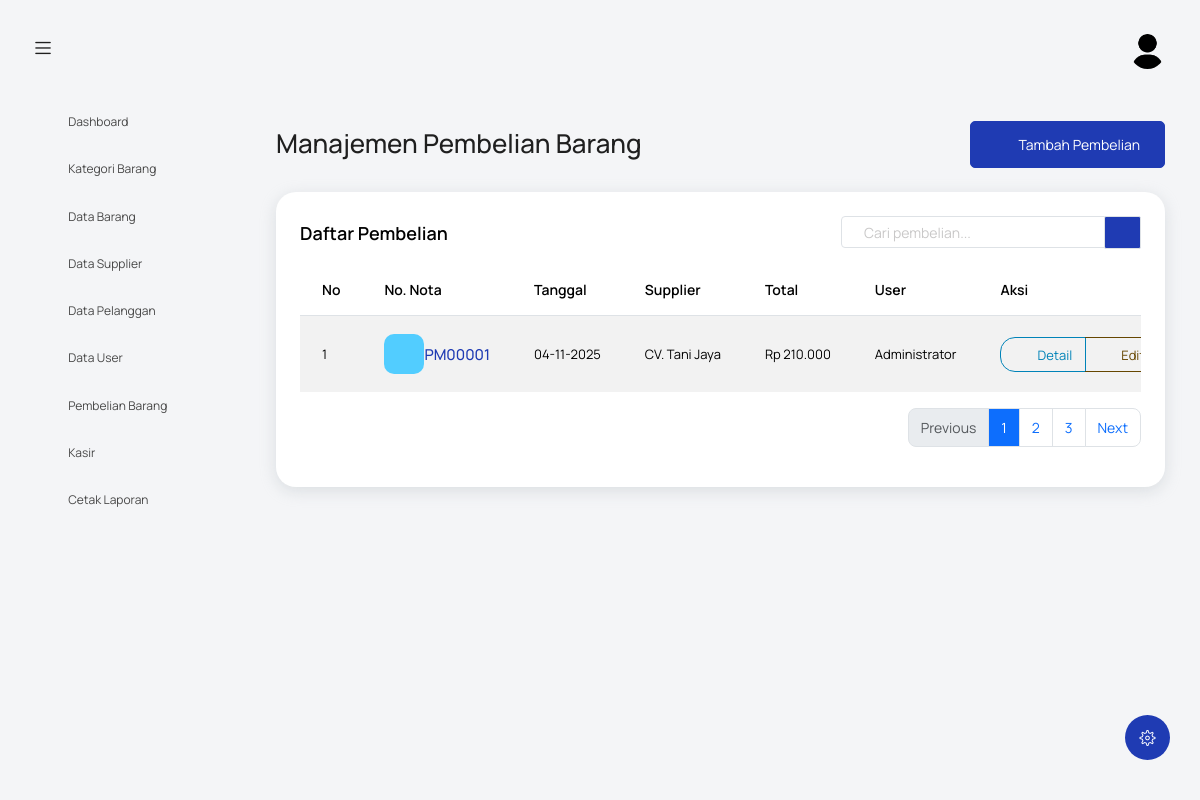
Screenshot of /index.php?controller=pembelianBarang&action=index (signed in) with the database file from the repository.
### tables this page shows
CREATE TABLE `pembelian` (
  `id_pembelian` int NOT NULL,
  `no_nota` varchar(50) DEFAULT NULL,
  `tanggal` date DEFAULT (curdate()),
  `id_supplier` int DEFAULT NULL,
  `total` decimal(15,2) DEFAULT '0.00',
  `id_user` int DEFAULT NULL
);

CREATE TABLE `supplier` (
  `id_supplier` int NOT NULL,
  `nama_supplier` varchar(150) DEFAULT NULL,
  `alamat` text,
  `no_hp` varchar(20) DEFAULT NULL
);

CREATE TABLE `users` (
  `id_user` int NOT NULL,
  `username` varchar(50) NOT NULL,
  `password` varchar(255) NOT NULL,
  `nama_lengkap` varchar(100) DEFAULT NULL,
  `role` enum('admin','kasir','owner') DEFAULT 'kasir',
  `created_at` timestamp NULL DEFAULT CURRENT_TIMESTAMP
);

### controllers/PembelianBarangController.php (called while the page is built, shortened)
<?php
require_once 'models/PembelianBarangModel.php';
class PembelianBarangController {
    private $model;
    public function __construct() {
        $this->model = new PembelianBarangModel();
    }
    public function index() {
        $pembelian = $this->model->getAll();
        include 'views/pembelian-barang/index.php';
    }
}
?>

### models/PembelianBarangModel.php (called while the page is built, shortened)
<?php
require_once 'config/koneksi.php';
class PembelianBarangModel {
    private $conn;
    private $table_pembelian = 'pembelian';
    private $table_supplier = 'supplier';
    public function __construct() {
        $database = new Database();
        $this->conn = $database->getConnection();
    }
    public function getAll() {
        $query = "SELECT p.*, s.nama_supplier, u.nama_lengkap as nama_user
                  FROM " . $this->table_pembelian . " p
                  LEFT JOIN " . $this->table_supplier . " s ON p.id_supplier = s.id_supplier
                  LEFT JOIN users u ON p.id_user = u.id_user
                  ORDER BY p.tanggal DESC, p.no_nota DESC";
        $stmt = $this->conn->prepare($query);
        $stmt->execute();
        return $stmt->fetchAll(PDO::FETCH_ASSOC);
    }
}
?>

### config/koneksi.php (called while the page is built, shortened)
<?php
class Database {
    private $host = "localhost";
    private $username = "root";
    private $password = "";
    private $database = "agro_tani";
    public function getConnection() {
        $this->conn = null;
        try {
            $this->conn = new PDO("mysql:host=" . $this->host . ";dbname=" . $this->database, $this->username, $this->password);
            $this->conn->exec("set names utf8");
            $this->conn->setAttribute(PDO::ATTR_ERRMODE, PDO::ERRMODE_EXCEPTION);
            $this->conn->setAttribute(PDO::ATTR_DEFAULT_FETCH_MODE, PDO::FETCH_ASSOC);
        } catch(PDOException $exception) {
            error_log("Database connection error: " . $exception->getMessage());
            echo "Koneksi database gagal: " . $exception->getMessage();
        }
        return $this->conn;
    }
}
?>

### views/pembelian-barang/index.php (the view, shortened to what this page needs)
<?php include('template/header.php'); ?>
<body>
  <div class="container-scroller">
    <?php include 'template/navbar.php'; ?>
    <div class="container-fluid page-body-wrapper">
      <?php include 'template/setting_panel.php'; ?>
      <?php include 'template/sidebar.php'; ?>
      <div class="main-panel">
        <div class="content-wrapper">
          <div class="row">
            <div class="col-sm-12">
              <div class="d-flex justify-content-between align-items-center mb-4">
                <div>
                  <h2 class="mb-1">Manajemen Pembelian Barang</h2>
                </div>
                <?php if ($_SESSION['role'] === 'admin' || $_SESSION['role'] === 'kasir'): ?>
                  <a href="index.php?controller=pembelianBarang&action=tambah" class="btn btn-primary btn-icon-text">
                    <i class="mdi mdi-plus btn-icon-prepend"></i> Tambah Pembelian
                  </a>
                <?php endif; ?>
              </div>
            </div>
          </div>
          <div class="row">
            <div class="col-12">
              <div class="card">
                <div class="card-body">
                  <div class="d-flex justify-content-between align-items-center mb-3">
                    <h4 class="card-title mb-0">Daftar Pembelian</h4>
                    <div class="d-flex">
                      <div class="input-group" style="width: 300px;">
                        <input type="text" class="form-control" placeholder="Cari pembelian...">
                        <div class="input-group-append">
                          <span class="input-group-text bg-primary text-white"><i class="mdi mdi-magnify"></i></span>
                        </div>
                      </div>
                    </div>
                  </div>
                  <div class="table-responsive mt-3">
                    <table class="table table-hover table-striped">
                      <thead class="thead-light">
                        <tr>
                          <th width="5%">No</th>
                          <th>No. Nota</th>
                          <th>Tanggal</th>
                          <th>Supplier</th>
                          <th>Total</th>
                          <th>User</th>
                          <th width="20%">Aksi</th>
                        </tr>
                      </thead>
                      <tbody>
                        <?php if (!empty($pembelian)): ?>
                          <?php $no = 1; foreach ($pembelian as $item): ?>
                            <tr>
                              <td><?php echo $no++; ?></td>
                              <td>
                                <div class="d-flex align-items-center">
                                  <div class="mr-2">
                                    <div class="icon-rounded bg-info text-white d-flex align-items-center justify-content-center" style="width: 40px; height: 40px; border-radius: 10px;">
                                      <i class="mdi mdi-receipt"></i>
                                    </div>
                                  </div>
                                  <div>
                                    <h6 class="mb-0 text-primary"><?php echo htmlspecialchars($item['no_nota']); ?></h6>
                                  </div>
                                </div>
                              </td>
                              <td><?php echo date('d-m-Y', strtotime($item['tanggal'])); ?></td>
                              <td><?php echo htmlspecialchars($item['nama_supplier']); ?></td>
                              <td>Rp <?php echo number_format($item['total'], 0, ',', '.'); ?></td>
                              <td><?php echo htmlspecialchars($item['nama_user']); ?></td>
                              <td>
                                <div class="btn-group" role="group">
                                  <?php if ($_SESSION['role'] === 'admin' || $_SESSION['role'] === 'kasir'): ?>
                                    <a href="index.php?controller=pembelianBarang&action=detail&id=<?php echo $item['id_pembelian']; ?>"
                                       class="btn btn-sm btn-outline-info btn-icon-text" title="Lihat Detail">
                                      <i class="mdi mdi-eye btn-icon-prepend"></i> Detail
                                    </a>
                                  <?php endif; ?>
                                  <?php if ($_SESSION['role'] === 'admin'): ?>
                                    <a href="index.php?controller=pembelianBarang&action=edit&id=<?php echo $item['id_pembelian']; ?>"
                                       class="btn btn-sm btn-outline-warning btn-icon-text" title="Edit">
                                      <i class="mdi mdi-file-edit btn-icon-prepend"></i> Edit
                                    </a>
                                  <?php endif; ?>
                                </div>
                              </td>
                            </tr>
                          <?php endforeach; ?>
                        <?php endif; ?>
                      </tbody>
                    </table>
                  </div>
                  <?php if (!empty($pembelian)): ?>
                    <nav aria-label="Page navigation">
                      <ul class="pagination justify-content-end mt-3">
                        <li class="page-item disabled">
                          <a class="page-link" href="#" tabindex="-1">Previous</a>
                        </li>
                        <li class="page-item active"><a class="page-link" href="#">1</a></li>
                        <li class="page-item"><a class="page-link" href="#">2</a></li>
                        <li class="page-item"><a class="page-link" href="#">3</a></li>
                        <li class="page-item">
                          <a class="page-link" href="#">Next</a>
                        </li>
                      </ul>
                    </nav>
                  <?php endif; ?>
                </div>
              </div>
            </div>
          </div>
        </div>
      </div>
    </div>
  </div>
</body>
</html>

### rows the page displays
pembelian: no_nota "PM00001", tanggal "04-11-2025", id_supplier.nama_supplier "CV. Tani Jaya", total "210.000", id_user.nama_lengkap "Administrator"
